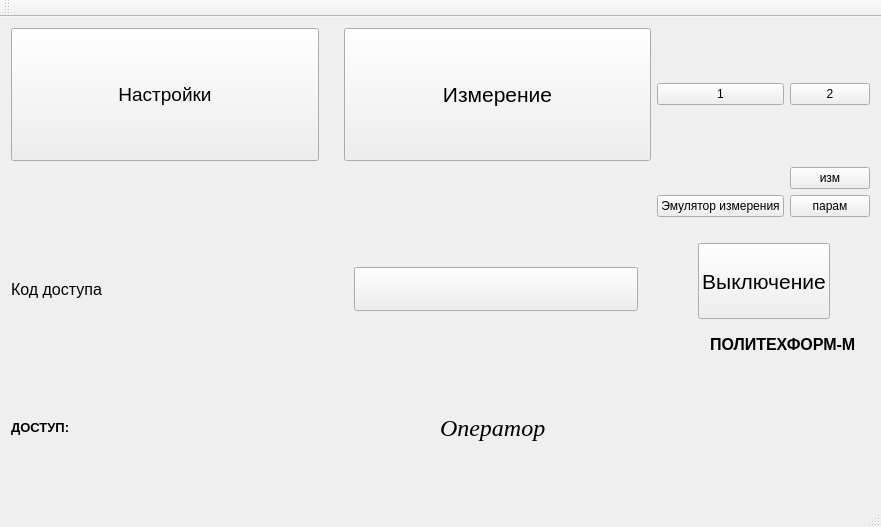
<?xml version="1.0" encoding="UTF-8"?>
<ui version="4.0">
 <class>MainWindow</class>
 <widget class="QMainWindow" name="MainWindow">
  <property name="geometry">
   <rect>
    <x>0</x>
    <y>0</y>
    <width>881</width>
    <height>527</height>
   </rect>
  </property>
  <property name="windowTitle">
   <string>MainWindow</string>
  </property>
  <widget class="QWidget" name="centralWidget">
   <layout class="QGridLayout" name="gridLayout_2">
    <item row="0" column="0">
     <widget class="QPushButton" name="NewWin">
      <property name="sizePolicy">
       <sizepolicy hsizetype="Expanding" vsizetype="Expanding">
        <horstretch>0</horstretch>
        <verstretch>0</verstretch>
       </sizepolicy>
      </property>
      <property name="font">
       <font>
        <pointsize>14</pointsize>
       </font>
      </property>
      <property name="text">
       <string>Настройки</string>
      </property>
     </widget>
    </item>
    <item row="0" column="1">
     <spacer name="horizontalSpacer">
      <property name="orientation">
       <enum>Qt::Horizontal</enum>
      </property>
      <property name="sizeType">
       <enum>QSizePolicy::Fixed</enum>
      </property>
      <property name="sizeHint" stdset="0">
       <size>
        <width>13</width>
        <height>13</height>
       </size>
      </property>
     </spacer>
    </item>
    <item row="0" column="2">
     <widget class="QPushButton" name="pushButton_3">
      <property name="sizePolicy">
       <sizepolicy hsizetype="Expanding" vsizetype="Expanding">
        <horstretch>0</horstretch>
        <verstretch>0</verstretch>
       </sizepolicy>
      </property>
      <property name="font">
       <font>
        <pointsize>16</pointsize>
       </font>
      </property>
      <property name="text">
       <string>Измерение</string>
      </property>
     </widget>
    </item>
    <item row="0" column="3">
     <widget class="QPushButton" name="pushButton_2">
      <property name="text">
       <string>1</string>
      </property>
     </widget>
    </item>
    <item row="0" column="4">
     <widget class="QPushButton" name="pushButton_4">
      <property name="text">
       <string>2</string>
      </property>
     </widget>
    </item>
    <item row="1" column="4">
     <widget class="QPushButton" name="pushButton_5">
      <property name="text">
       <string>изм</string>
      </property>
     </widget>
    </item>
    <item row="2" column="4">
     <widget class="QPushButton" name="pushButton_6">
      <property name="text">
       <string>парам</string>
      </property>
     </widget>
    </item>
    <item row="3" column="0" colspan="3">
     <layout class="QHBoxLayout" name="horizontalLayout_7">
      <item>
       <widget class="QLabel" name="label_2">
        <property name="sizePolicy">
         <sizepolicy hsizetype="Expanding" vsizetype="Expanding">
          <horstretch>0</horstretch>
          <verstretch>0</verstretch>
         </sizepolicy>
        </property>
        <property name="font">
         <font>
          <pointsize>12</pointsize>
         </font>
        </property>
        <property name="text">
         <string>Код доступа</string>
        </property>
       </widget>
      </item>
      <item>
       <layout class="QHBoxLayout" name="horizontalLayout_4">
        <item>
         <spacer name="horizontalSpacer_2">
          <property name="orientation">
           <enum>Qt::Horizontal</enum>
          </property>
          <property name="sizeType">
           <enum>QSizePolicy::Fixed</enum>
          </property>
          <property name="sizeHint" stdset="0">
           <size>
            <width>20</width>
            <height>20</height>
           </size>
          </property>
         </spacer>
        </item>
        <item>
         <layout class="QVBoxLayout" name="verticalLayout_2">
          <item>
           <spacer name="verticalSpacer_3">
            <property name="orientation">
             <enum>Qt::Vertical</enum>
            </property>
            <property name="sizeHint" stdset="0">
             <size>
              <width>20</width>
              <height>17</height>
             </size>
            </property>
           </spacer>
          </item>
          <item>
           <widget class="QPushButton" name="pushButton">
            <property name="sizePolicy">
             <sizepolicy hsizetype="Expanding" vsizetype="Expanding">
              <horstretch>0</horstretch>
              <verstretch>0</verstretch>
             </sizepolicy>
            </property>
            <property name="text">
             <string/>
            </property>
            <property name="icon">
             <iconset resource="myres.qrc">
              <normaloff>:/images/keyboard_icon-icons.com_71162.png</normaloff>:/images/keyboard_icon-icons.com_71162.png</iconset>
            </property>
           </widget>
          </item>
          <item>
           <spacer name="verticalSpacer_4">
            <property name="orientation">
             <enum>Qt::Vertical</enum>
            </property>
            <property name="sizeHint" stdset="0">
             <size>
              <width>20</width>
              <height>13</height>
             </size>
            </property>
           </spacer>
          </item>
         </layout>
        </item>
        <item>
         <spacer name="horizontalSpacer_4">
          <property name="orientation">
           <enum>Qt::Horizontal</enum>
          </property>
          <property name="sizeType">
           <enum>QSizePolicy::Fixed</enum>
          </property>
          <property name="sizeHint" stdset="0">
           <size>
            <width>13</width>
            <height>20</height>
           </size>
          </property>
         </spacer>
        </item>
       </layout>
      </item>
     </layout>
    </item>
    <item row="3" column="3" colspan="2">
     <layout class="QVBoxLayout" name="verticalLayout_4">
      <item>
       <layout class="QVBoxLayout" name="verticalLayout_3">
        <item>
         <layout class="QGridLayout" name="gridLayout">
          <item row="0" column="1">
           <spacer name="verticalSpacer_2">
            <property name="orientation">
             <enum>Qt::Vertical</enum>
            </property>
            <property name="sizeType">
             <enum>QSizePolicy::Fixed</enum>
            </property>
            <property name="sizeHint" stdset="0">
             <size>
              <width>20</width>
              <height>20</height>
             </size>
            </property>
           </spacer>
          </item>
          <item row="2" column="1">
           <spacer name="verticalSpacer">
            <property name="orientation">
             <enum>Qt::Vertical</enum>
            </property>
            <property name="sizeType">
             <enum>QSizePolicy::Fixed</enum>
            </property>
            <property name="sizeHint" stdset="0">
             <size>
              <width>20</width>
              <height>10</height>
             </size>
            </property>
           </spacer>
          </item>
          <item row="1" column="0">
           <spacer name="horizontalSpacer_5">
            <property name="orientation">
             <enum>Qt::Horizontal</enum>
            </property>
            <property name="sizeHint" stdset="0">
             <size>
              <width>40</width>
              <height>20</height>
             </size>
            </property>
           </spacer>
          </item>
          <item row="1" column="1">
           <widget class="QPushButton" name="Exit">
            <property name="sizePolicy">
             <sizepolicy hsizetype="Expanding" vsizetype="Expanding">
              <horstretch>0</horstretch>
              <verstretch>0</verstretch>
             </sizepolicy>
            </property>
            <property name="font">
             <font>
              <pointsize>16</pointsize>
             </font>
            </property>
            <property name="text">
             <string>Выключение</string>
            </property>
           </widget>
          </item>
          <item row="1" column="2">
           <spacer name="horizontalSpacer_6">
            <property name="orientation">
             <enum>Qt::Horizontal</enum>
            </property>
            <property name="sizeHint" stdset="0">
             <size>
              <width>40</width>
              <height>20</height>
             </size>
            </property>
           </spacer>
          </item>
         </layout>
        </item>
       </layout>
      </item>
      <item>
       <layout class="QHBoxLayout" name="horizontalLayout_6">
        <item>
         <spacer name="horizontalSpacer_7">
          <property name="orientation">
           <enum>Qt::Horizontal</enum>
          </property>
          <property name="sizeType">
           <enum>QSizePolicy::Fixed</enum>
          </property>
          <property name="sizeHint" stdset="0">
           <size>
            <width>40</width>
            <height>20</height>
           </size>
          </property>
         </spacer>
        </item>
        <item>
         <widget class="QLabel" name="label">
          <property name="sizePolicy">
           <sizepolicy hsizetype="Fixed" vsizetype="Fixed">
            <horstretch>0</horstretch>
            <verstretch>0</verstretch>
           </sizepolicy>
          </property>
          <property name="font">
           <font>
            <pointsize>12</pointsize>
            <weight>75</weight>
            <bold>true</bold>
           </font>
          </property>
          <property name="text">
           <string>ПОЛИТЕХФОРМ-М</string>
          </property>
         </widget>
        </item>
       </layout>
      </item>
     </layout>
    </item>
    <item row="4" column="0" colspan="3">
     <layout class="QHBoxLayout" name="horizontalLayout_5">
      <item>
       <widget class="QLabel" name="label_4">
        <property name="sizePolicy">
         <sizepolicy hsizetype="Expanding" vsizetype="Expanding">
          <horstretch>0</horstretch>
          <verstretch>0</verstretch>
         </sizepolicy>
        </property>
        <property name="font">
         <font>
          <pointsize>10</pointsize>
          <weight>75</weight>
          <bold>true</bold>
         </font>
        </property>
        <property name="text">
         <string>ДОСТУП:</string>
        </property>
       </widget>
      </item>
      <item>
       <spacer name="horizontalSpacer_3">
        <property name="orientation">
         <enum>Qt::Horizontal</enum>
        </property>
        <property name="sizeHint" stdset="0">
         <size>
          <width>40</width>
          <height>20</height>
         </size>
        </property>
       </spacer>
      </item>
      <item>
       <widget class="QLabel" name="label_pass">
        <property name="sizePolicy">
         <sizepolicy hsizetype="Expanding" vsizetype="Expanding">
          <horstretch>0</horstretch>
          <verstretch>0</verstretch>
         </sizepolicy>
        </property>
        <property name="font">
         <font>
          <family>Times New Roman</family>
          <pointsize>18</pointsize>
          <italic>true</italic>
          <underline>false</underline>
         </font>
        </property>
        <property name="text">
         <string>Оператор</string>
        </property>
       </widget>
      </item>
     </layout>
    </item>
    <item row="2" column="3">
     <widget class="QPushButton" name="pushButton_7">
      <property name="text">
       <string>Эмулятор измерения</string>
      </property>
     </widget>
    </item>
   </layout>
  </widget>
  <widget class="QToolBar" name="mainToolBar">
   <attribute name="toolBarArea">
    <enum>TopToolBarArea</enum>
   </attribute>
   <attribute name="toolBarBreak">
    <bool>false</bool>
   </attribute>
  </widget>
  <widget class="QStatusBar" name="statusBar"/>
 </widget>
 <layoutdefault spacing="6" margin="11"/>
 <resources>
  <include location="myres.qrc"/>
 </resources>
 <connections/>
</ui>
